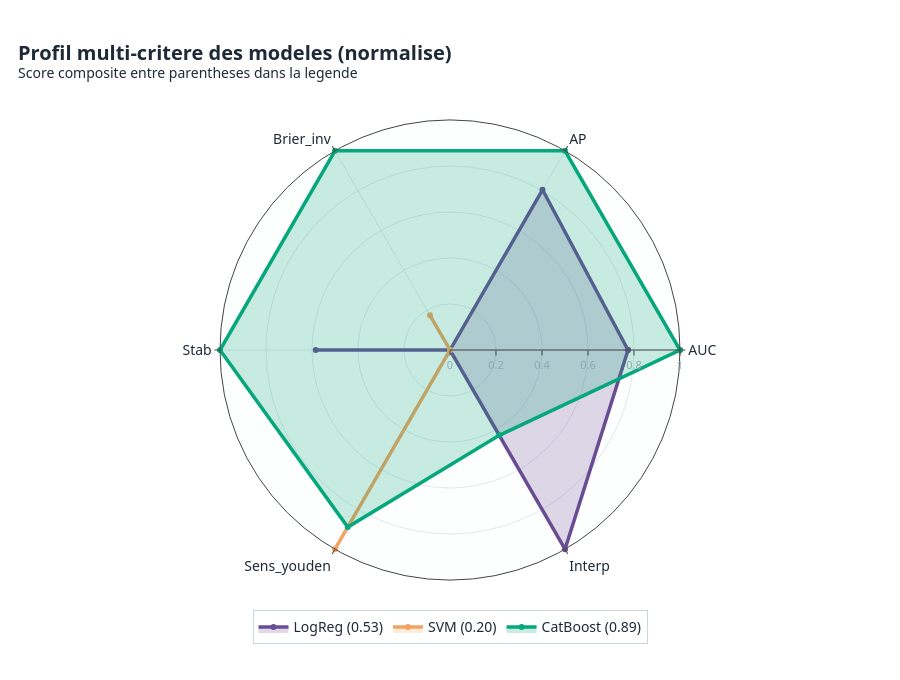

The code cell stored with this chart in its notebook:
### Markdown cell above
## B.1 - Choix du modele final

Selection multi-criteres :
- **Discrimination** (AUC, AP)
- **Calibration** (Brier) - critique pour interpreter une probabilite
- **Stabilite** (std AUC sur 25 folds)
- **Sensibilite a seuil Youden** - eviter de manquer un TSA
- **Interpretabilite** (coefficients explicites > arbre > kernel)

Score composite normalise (plus haut = mieux).

### Code cell
scores = []
for n in MODELS:
    fpr, tpr, thr = roc_curve(y, probas[n])
    i_opt = int(np.argmax(tpr - fpr))
    sens_y = tpr[i_opt]; spec_y = 1 - fpr[i_opt]
    interp = {'LogReg': 1.0, 'CatBoost': 0.6, 'SVM': 0.3}[n]
    scores.append({
        'modele': n,
        'AUC':         roc_auc_score(y, probas[n]),
        'AP':          average_precision_score(y, probas[n]),
        'Brier_inv':   1 - brier_score_loss(y, probas[n]),
        'Stab':        1 - fm[n]['AUC'].std(),
        'Sens_youden': sens_y,
        'Interp':      interp,
    })
sc_df = pd.DataFrame(scores).set_index('modele')
sc_norm = (sc_df - sc_df.min()) / (sc_df.max() - sc_df.min() + 1e-9)
sc_norm['SCORE'] = sc_norm.mean(axis=1)
sc_norm = sc_norm.sort_values('SCORE', ascending=False)
sc_norm.to_csv(OUT/'B1_score_composite.csv')

axes_r = ['AUC', 'AP', 'Brier_inv', 'Stab', 'Sens_youden', 'Interp']
fig = go.Figure()
for n in MODELS:
    vals = [sc_norm.loc[n, m] for m in axes_r] + [sc_norm.loc[n, axes_r[0]]]
    fig.add_trace(go.Scatterpolar(
        r=vals, theta=axes_r + [axes_r[0]],
        name=f'{n} ({sc_norm.loc[n,"SCORE"]:.2f})', fill='toself',
        line=dict(color=PALETTE[n], width=3.5),
        fillcolor=hex_to_rgba(PALETTE[n], 0.22),
        hovertemplate='<b>%{theta}</b><br>'+n+' = %{r:.3f}<extra></extra>'))
fig.update_layout(
    polar=dict(bgcolor='#FDFEFE',
               radialaxis=dict(range=[0,1], gridcolor='#E2E8F0',
                                tickfont=dict(size=11, color=PALETTE['muted'])),
               angularaxis=dict(gridcolor='#E2E8F0',
                                 tickfont=dict(size=14, color=PALETTE['fg']))),
    title=dict(text='<b>Profil multi-critere des modeles (normalise)</b><br>'
                    '<sup style="font-size:13px">Score composite entre parentheses dans la legende</sup>',
               font=dict(size=20)),
    height=680,
    legend=dict(orientation='h', yanchor='bottom', y=-0.14, xanchor='center', x=0.5,
                font=dict(size=14)),
    margin=dict(l=80, r=80, t=120, b=100))
fig.write_image(str(OUT/'B1_score_composite.png'), width=1100, height=680, scale=2)
fig.show()

BEST = sc_norm.index[0]
print(f'\n>>> Modele final retenu : {BEST}  (score composite = {sc_norm.loc[BEST, "SCORE"]:.2f})')
print(sc_norm.round(3).to_string())

### Figure 1 — Plotly figure (JSON) as saved in the notebook; plotly's stock layout.template omitted (floating-point values rounded to 4 significant figures)
{"data": [{"fill": "toself", "fillcolor": "rgba(106,76,147,0.22)", "hovertemplate": "<b>%{theta}</b><br>LogReg = %{r:.3f}<extra></extra>", "line": {"color": "#6A4C93", "width": 3.5}, "name": "LogReg (0.53)", "r": [0.7741, 0.8043, 0, 0.5836, 0, 1.0, 0.7741], "theta": ["AUC", "AP", "Brier_inv", "Stab", "Sens_youden", "Interp", "AUC"], "type": "scatterpolar"}, {"fill": "toself", "fillcolor": "rgba(244,162,97,0.22)", "hovertemplate": "<b>%{theta}</b><br>SVM = %{r:.3f}<extra></extra>", "line": {"color": "#F4A261", "width": 3.5}, "name": "SVM (0.20)", "r": [0, 0, 0.1739, 0, 1.0, 0, 0], "theta": ["AUC", "AP", "Brier_inv", "Stab", "Sens_youden", "Interp", "AUC"], "type": "scatterpolar"}, {"fill": "toself", "fillcolor": "rgba(6,167,125,0.22)", "hovertemplate": "<b>%{theta}</b><br>CatBoost = %{r:.3f}<extra></extra>", "line": {"color": "#06A77D", "width": 3.5}, "name": "CatBoost (0.89)", "r": [1.0, 1.0, 1.0, 1.0, 0.8889, 0.4286, 1.0], "theta": ["AUC", "AP", "Brier_inv", "Stab", "Sens_youden", "Interp", "AUC"], "type": "scatterpolar"}], "layout": {"height": 680, "legend": {"font": {"size": 14}, "orientation": "h", "x": 0.5, "xanchor": "center", "y": -0.14, "yanchor": "bottom"}, "margin": {"b": 100, "l": 80, "r": 80, "t": 120}, "polar": {"angularaxis": {"gridcolor": "#E2E8F0", "tickfont": {"color": "#1F2937", "size": 14}}, "bgcolor": "#FDFEFE", "radialaxis": {"gridcolor": "#E2E8F0", "range": [0, 1], "tickfont": {"color": "#94A3B8", "size": 11}}}, "title": {"font": {"size": 20}, "text": "<b>Profil multi-critere des modeles (normalise)</b><br><sup style=\"font-size:13px\">Score composite entre parentheses dans la legende</sup>"}}}
